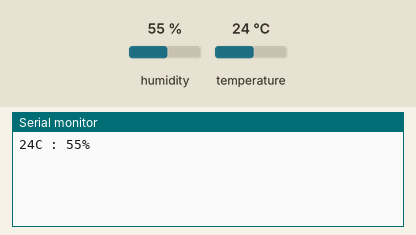
Recording of a sketch running on a simulated Arduino Uno, built with avr-gcc and run on an emulated ATmega328P. Parts: the last lines printed to the serial monitor. The test bench sets the inputs (shaded band); at power-on: humidity 55 %, temperature 24 °C.

Above: at 2.3 s.
2.4 s: humidity set to 22 %
At 4.1 s:
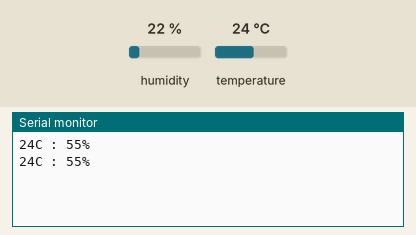
4.5 s: temperature set to 12 °C
At 5.8 s:
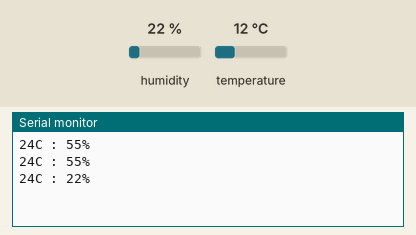
6.6 s: humidity set to 40 %
At 8.8 s:
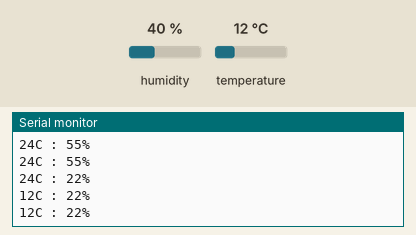
Timing chart, 0 to 10.3 s (numbered marks = the images above; inputs shaded):
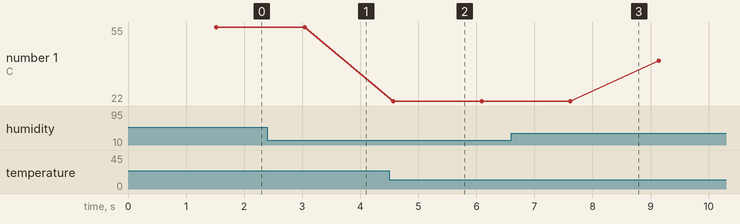

The sketch:

test_dht.ino
```cpp
#include <SimpleDHT.h> //โหลดไลบารี่ DHT11
SimpleDHT11 dht11; //ระบุรุ่นเซ็นเซอร์รุ่น DHT11

byte temperature = 0; //กําหนดตัวแปรเก็บค่าอุณหภูมิ
byte humidity = 0; //กําหนดตัวแปรเก็บค่าความชื้นสัมสัทธ์
void setup() {
Serial.begin(115200); //ตั้งค่าคอนโซล
}

void loop() {
dht11.read(4, &temperature, &humidity, NULL); //อ่านค่าจากเซ็นเซอร์
delay(1500); //รอ 1.5 วินาที
Serial.print(temperature); //แสดงค่าอุณหภูมิที่ได้ลงบนคอนโซล
Serial.print("C : ");
Serial.print(humidity); //แสดงค่าความชื้นสัมพัทธ์ที่ได้ลงบนคอนโซล
Serial.println("%");
}
```

Measured:
- plotted number 1: 22 → 40 after the input at 6.6 s
